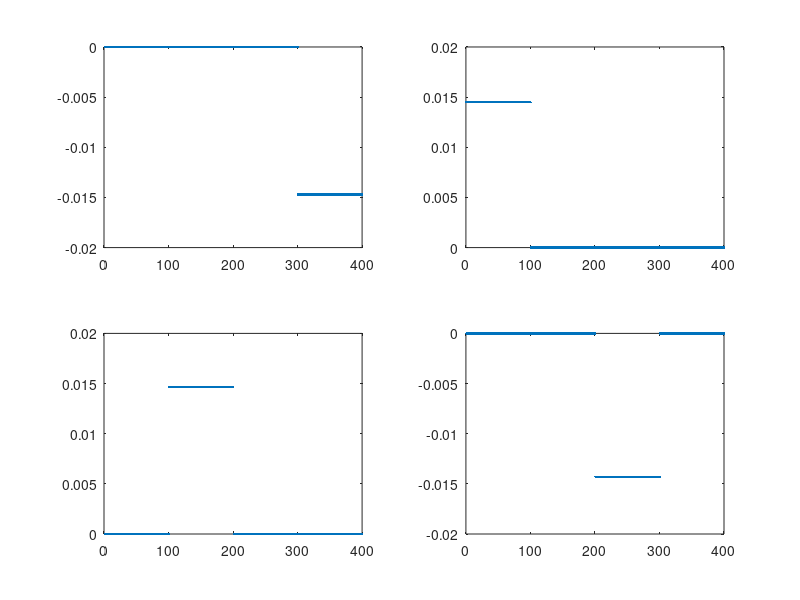

Reproduce this figure in MATLAB.
%Homework
%%STUID 15307130224
%%佘国榛

%%
sigma = 1.5

area_x = [10+5*rand(100,1),20+5*rand(100,1),30+5*rand(100,1),40+5*rand(100,1)];
area_y = [10*rand(100,1),10*rand(100,1),10*rand(100,1),10*rand(100,1)];


plot(area_x, area_y, '.')


W=zeros(400,400);

for i = 1:400
	for j = 1:400
		if (i>0 && i<101 && j>0 && j<101) || (i>100 && i<201 && j>100 && j<201) ||(i>200 && i<301 && j>200 && j<301)||(i>300 && i<401 && j>300 && j<401)
			W(i,j) = exp((-((area_x(i)-area_x(j))^2+(area_y(i)-area_y(j))^2)^0.5)/(2*sigma*sigma));
		end
	end
end

D = zeros(400,400);
for i = 1:400
	D(i,i) = sum(W(i,:));
end

L = D - W

L_sys = D^(-0.5)*L*D^(-0.5);
L_rw = D^(-1);


[V,S] = eig(L_sys);
[k, index] = sort(sum(S,1));


S(400,400)
S(399,399)
S(398,398)
S(397,397)

U = V(:,index(1:4));

H = D^(-0.5)*U;

subplot(2,2,1);plot(H(:,1),'.');
subplot(2,2,2);plot(H(:,2),'.');
subplot(2,2,3);plot(H(:,3),'.');
subplot(2,2,4);plot(H(:,4),'.');






